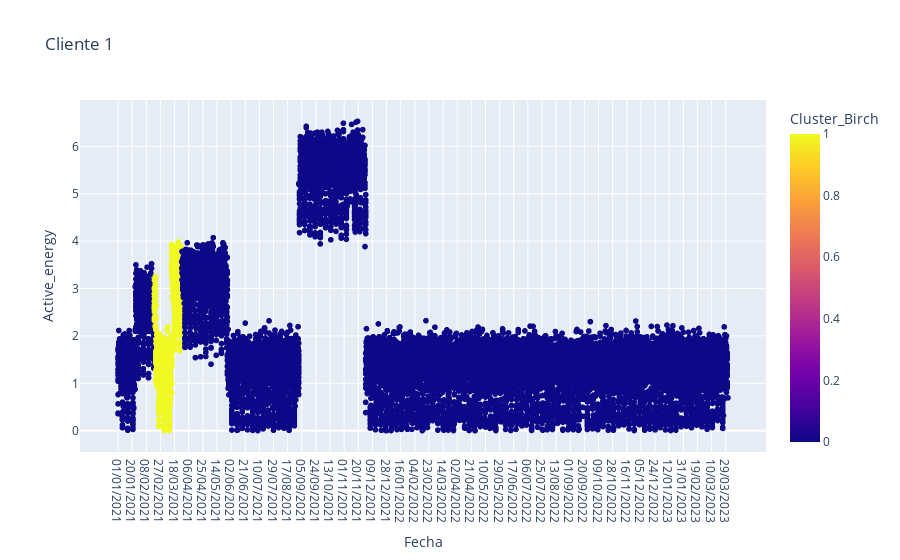

This figure's notebook cell:
### Code cell
X = scaler.fit_transform(df_copies[23][mod_cols].drop('Cliente', axis=1))
birch.fit(X)
dataframes[23]['Cluster_Birch'] = birch.labels_
fig = px.scatter(dataframes[23], x='Fecha', y='Active_energy', color='Cluster_Birch', title=dataframes[23]['Cliente'].iloc[0])
fig.show()

### Figure 1 — Plotly figure (JSON) as saved in the notebook; plotly's stock layout.template omitted (floating-point values rounded to 4 significant figures; data arrays with more than 128 entries replaced by an {"elided": "..."} marker saying what was removed)
{"data": [{"hovertemplate": "Fecha=%{x}<br>Active_energy=%{y}<br>Cluster_Birch=%{marker.color}<extra></extra>", "legendgroup": "", "marker": {"color": {"elided": "19681 int values"}, "coloraxis": "coloraxis", "symbol": "circle"}, "mode": "markers", "name": "", "showlegend": false, "type": "scattergl", "x": {"elided": "19681 str values"}, "xaxis": "x", "y": {"elided": "19681 float values"}, "yaxis": "y"}], "layout": {"coloraxis": {"colorbar": {"title": {"text": "Cluster_Birch"}}, "colorscale": [[0, "#0d0887"], [0.1111, "#46039f"], [0.2222, "#7201a8"], [0.3333, "#9c179e"], [0.4444, "#bd3786"], [0.5556, "#d8576b"], [0.6667, "#ed7953"], [0.7778, "#fb9f3a"], [0.8889, "#fdca26"], [1, "#f0f921"]]}, "legend": {"tracegroupgap": 0}, "title": {"text": "Cliente 1"}, "xaxis": {"anchor": "y", "domain": [0, 1], "title": {"text": "Fecha"}}, "yaxis": {"anchor": "x", "domain": [0, 1], "title": {"text": "Active_energy"}}}}
